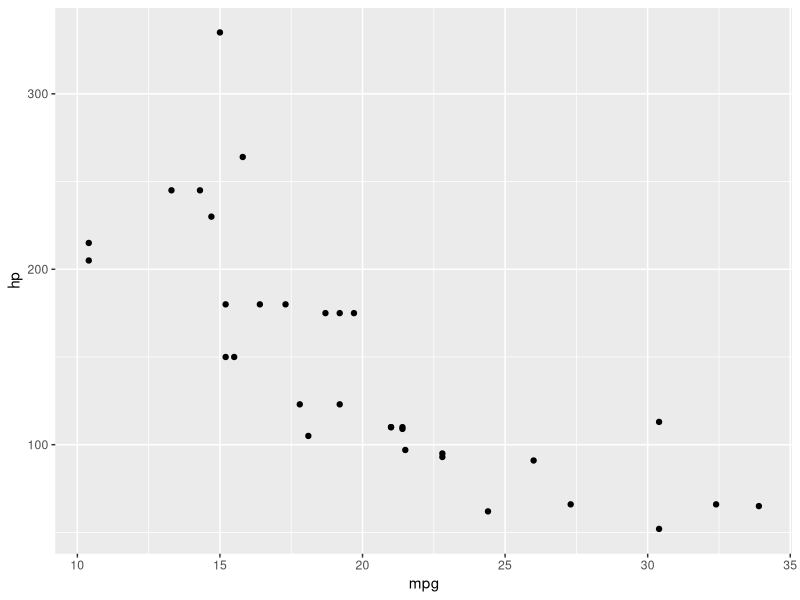
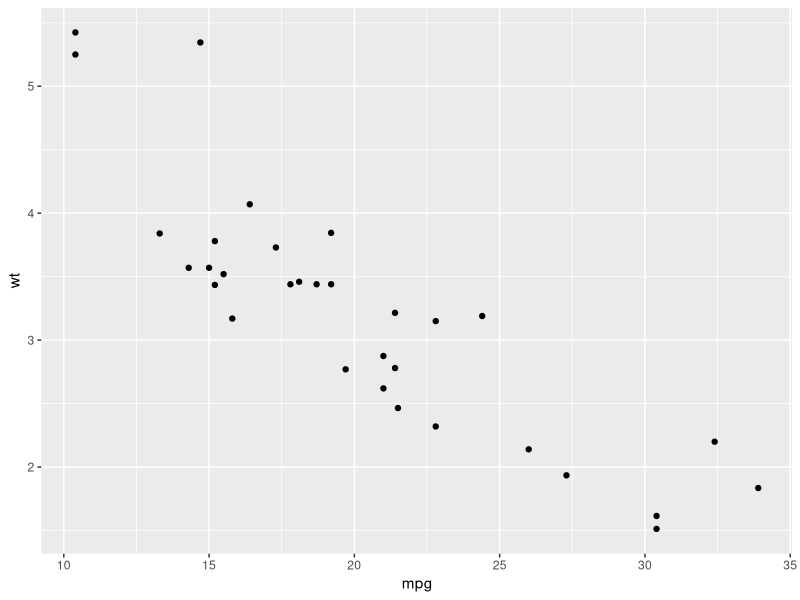
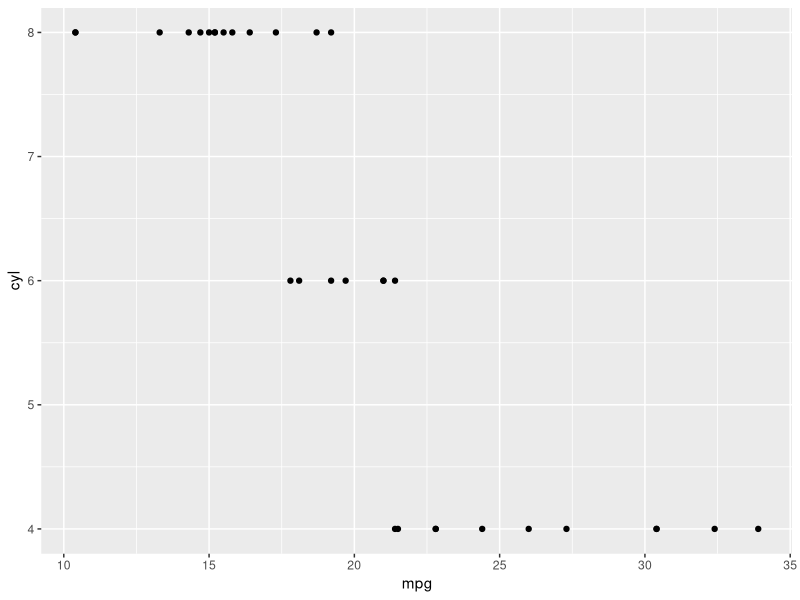
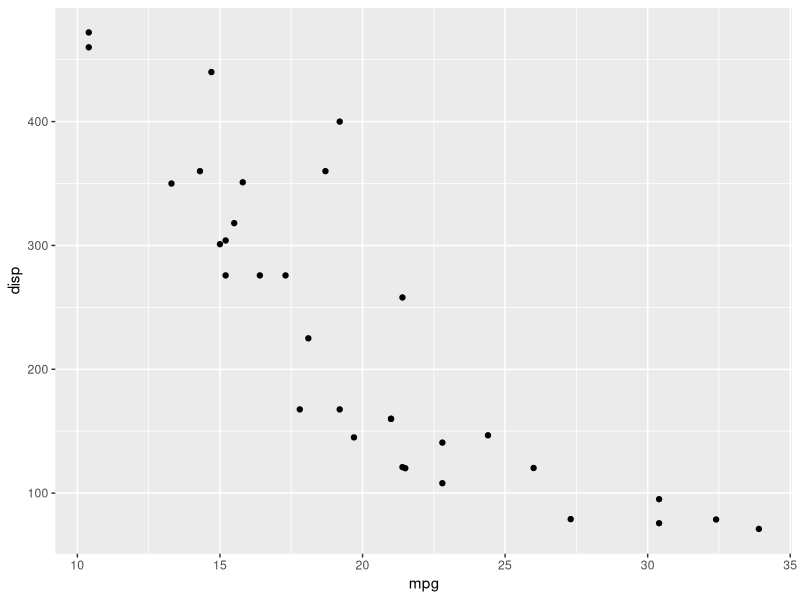
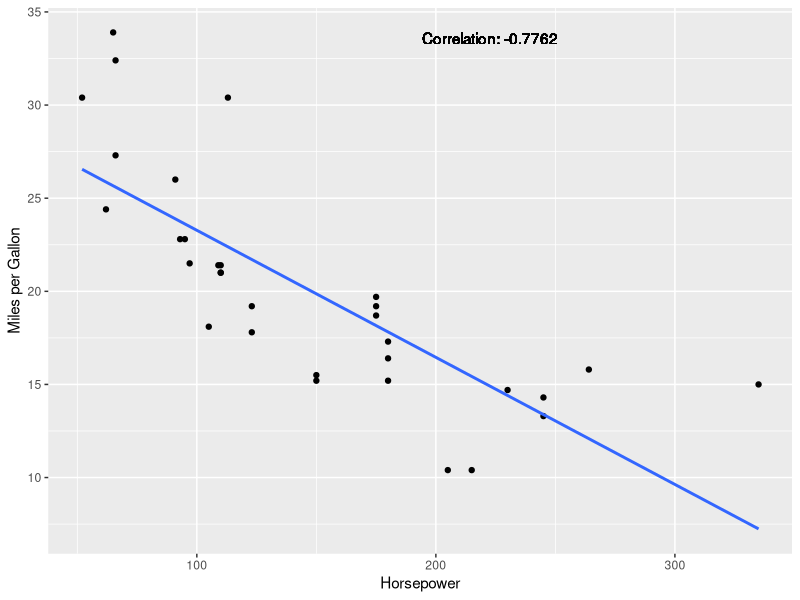
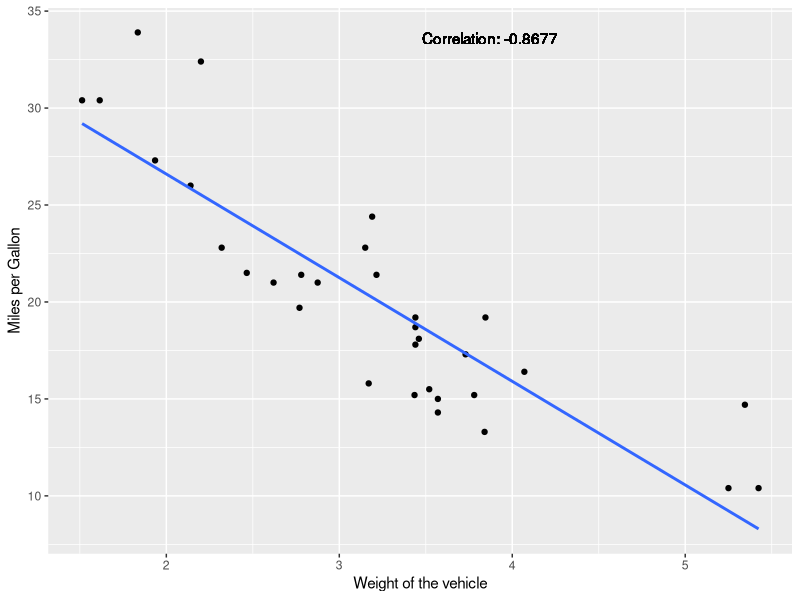
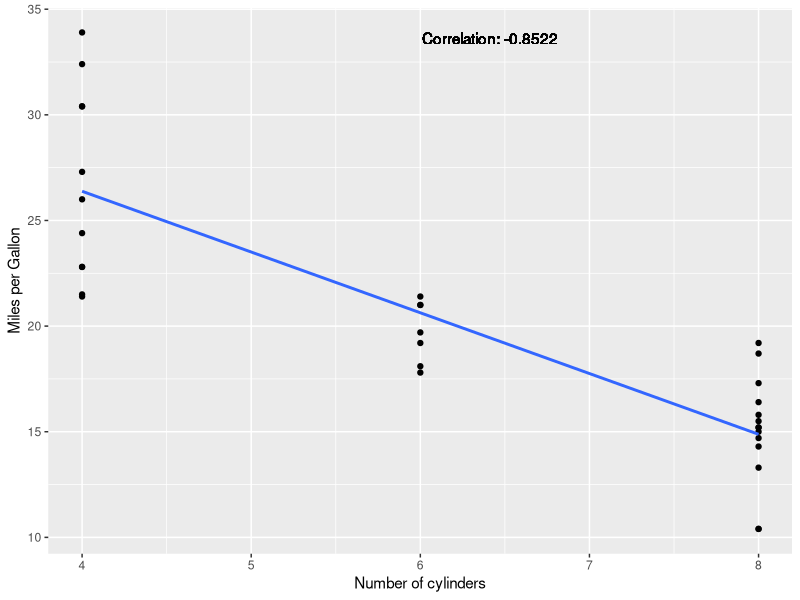
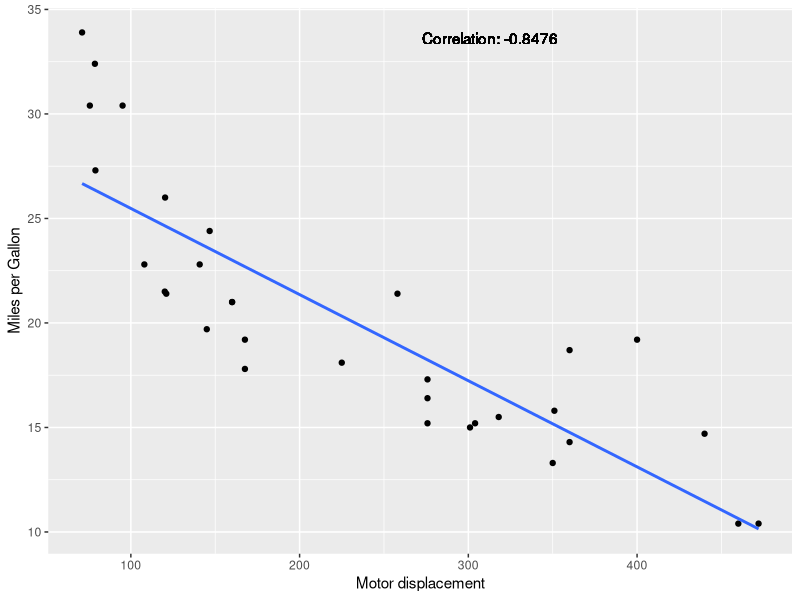

Generate these figures, in order, with R:
#install.packages("datasets")
#install.packages("ggplot2")
library("datasets")
library("ggplot2")
data("mtcars")
View(mtcars)

# Hypothesis: Horsepower, weight of the vehicle, number of cylinders and displacement of the vehicle 
# are negatively correlated with the distance they can drive with one gallon (miles per gallon, mpg).
# I have chosen this hypothesis because, in my experience, I think this could be statistically important. 


#### GRAPHS

# These are scatter plots of mpg (dependent variable) and other independent variables (hp, wt, cyl, disp)

ggplot(mtcars, aes(x=mpg, y=hp)) + geom_point() 
ggplot(mtcars, aes(x=mpg, y=wt)) + geom_point()
ggplot(mtcars, aes(x=mpg, y=cyl)) + geom_point()
ggplot(mtcars, aes(x=mpg, y=disp)) + geom_point()


#### CORRELATION 

### CORRELATION BETWEEN MPG AND HP

correlation_mpg_hp <- round(cor(mtcars$hp, mtcars$mpg), 4)

ggplot(mtcars, aes(x = hp, y = mpg)) +
  geom_point() +
  labs (x = "Horsepower", y = "Miles per Gallon") + # The names of the axis
  geom_smooth(method = "lm", se = F) + # To add the correlation line, se = F means that I suppressed confidence intervals
  geom_text(x = min(mtcars$hp), y = max(mtcars$mpg), label = paste("Correlation:", round(correlation_mpg_hp, 4)), hjust = -2.5, vjust = 1)

# I got correlation: -0.7762.
# This is a high negative correlation.

### CORRELATION BETWEEN MPG AND WT

correlation_mpg_wt <- round(cor(mtcars$wt, mtcars$mpg), 4)

ggplot(mtcars, aes(x = wt, y = mpg)) +
  geom_point() +
  labs (x = "Weight of the vehicle", y = "Miles per Gallon") + # The names of the axis
  geom_smooth(method = "lm", se = F) + # To add the correlation line, se = F means that I suppressed confidence intervals
  geom_text(x = min(mtcars$wt), y = max(mtcars$mpg), label = paste("Correlation:", round(correlation_mpg_wt, 4)), hjust = -2.5, vjust = 1)

# I got correlation: -0.8677.
# This is a high negative correlation.

### CORRELATION BETWEEN MPG AND CYL 

correlation_mpg_cyl <- round(cor(mtcars$cyl, mtcars$mpg), 4)

ggplot(mtcars, aes(x = cyl, y = mpg)) +
  geom_point() +
  labs (x = "Number of cylinders", y = "Miles per Gallon") + # The names of the axis
  geom_smooth(method = "lm", se = F) + # To add the correlation line, se = F means that I suppressed confidence intervals
  geom_text(x = min(mtcars$cyl), y = max(mtcars$mpg), label = paste("Correlation:", round(correlation_mpg_cyl, 4)), hjust = -2.5, vjust = 1)

# I got correlation: -0.8522.
# This is a high negative correlation.

### CORRELATION BETWEEN MPG AND DISP

correlation_mpg_disp <- round(cor(mtcars$disp, mtcars$mpg), 4)

ggplot(mtcars, aes(x = disp, y = mpg)) +
  geom_point() +
  labs (x = "Motor displacement", y = "Miles per Gallon") + # The names of the axis
  geom_smooth(method = "lm", se = F) + # To add the correlation line, se = F means that I suppressed confidence intervals
  geom_text(x = min(mtcars$disp), y = max(mtcars$mpg), label = paste("Correlation:", round(correlation_mpg_disp, 4)), hjust = -2.5, vjust = 1)

# I got correlation: -0.8476.
# This is a high negative correlation.


#### MULTIPLE LINEAR REGRESSION ANALYSIS

mlra <- lm(mpg ~ hp + wt + cyl + disp, data=mtcars) # Linear regression model - relationship between mpg (dependent variable) and other independent variables (hp, wt, cyl, disp)
summary(mlra)
# p-value: 1.061e-10 - it is statistically significant.


#### Calculating the means of mpg with 4, 6, 8 cylinders, respectively.  

#install.packages("dplyr)
library("dplyr")

calculate_mean <- function(cyl_num) { # Function named calculate_mean
  if (cyl_num %in% c(4, 6, 8)) {
    cyl_x <- mtcars %>% 
      filter(cyl==cyl_num) %>% select(mpg) # Filtering the data and selecting mpg by number of cyl
    mean_cyl <- mean(cyl_x$mpg) # Calculate the mean
    return (round(mean_cyl, 4)) # Return the calculate mean
    } else {
      print("This is not the correct number of cylinders.")
  }  
}

mean_cyl_4 <- calculate_mean(4)
mean_cyl_4
mean_cyl_6 <- calculate_mean(6)
mean_cyl_6
mean_cyl_8 <- calculate_mean(8)
mean_cyl_8

# mean_cyl 4 = 26.6636
# mean_cyl_6 = 19.7429
# mean_cyl_8 = 15.1
# With this I have shown that average mpg is greater if you have 4 cylinders in comparison to 
# 6 cylinders and that compared to 8 cylinders.

mean_cyl_4 > mean_cyl_6
mean_cyl_6 > mean_cyl_8

# CONCLUSION: the initial hypothesis is true and I have shown that wt, hp, cyl and disp 
# negatively correlate with mpg meaning that the more cylinders you have, mpg is lower.